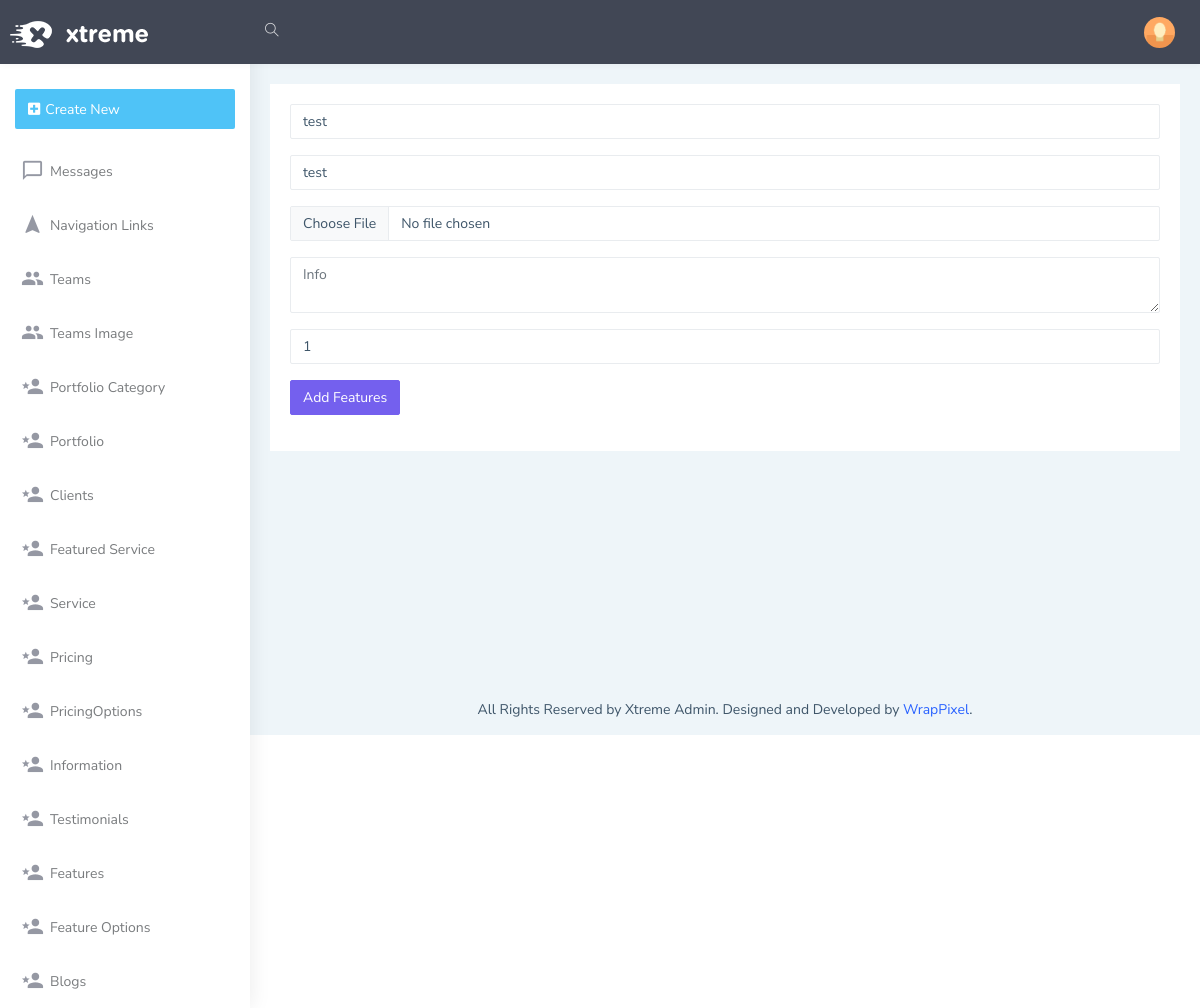
Screenshot of /admin/features/edit/1 with the database file from the repository.
### models.py (models this page shows)
class Features(db.Model):
    Id=db.Column(db.Integer,primary_key=True,autoincrement=True)
    name=db.Column(db.String(50))
    icon=db.Column(db.String(50))
    info=db.Column(db.String(250))
    image=db.Column(db.String(50))
    order=db.Column(db.Integer)
    options=db.relationship('FeatureOptions', backref='feature_options', lazy=True)

### admin/routes.py (the view, shortened to what this page needs)
@admin_bp.route('/features/edit/<id>', methods=['GET','POST'])
def features_edit(id):
    featuresform=FeaturesForm()
    feature=Features.query.get(id)
    return render_template('admin/features/featuresedit.html',featuresform=featuresform,feature=feature)

### admin/forms.py
class FeaturesForm(FlaskForm):
    name=StringField('name')
    icon=StringField('icon')
    image=FileField('image')
    info=TextAreaField('info')
    order=IntegerField('order')
    submit=SubmitField('Add Features')

### admin/templates/admin/features/featuresedit.html
{% extends 'admin/layout.html' %}
{% block body %}
<form action="/admin/features/edit/{{feature.Id}}" method="POST" enctype="multipart/form-data">
    <div class="mb-3">
      {{featuresform.name(class="form-control", id="exampleFormControlInput1", placeholder="Name", value=feature.name)}}
    </div>
    <div class="mb-3">
      {{featuresform.icon(class="form-control my-3", id="exampleFormControlInput1", placeholder="Icon", value=feature.icon)}}
    </div>
    <div class="mb-3">
      {{featuresform.image(class="form-control my-3", id="exampleFormControlInput1", placeholder="Image")}}
    </div>
    <div class="mb-3">
      {{featuresform.info(class="form-control", id="exampleFormControlInput1", placeholder="Info", value=feature.info)}}
    </div>
    <div class="mb-3">
      {{featuresform.order(class="form-control", id="exampleFormControlInput1", placeholder="Info", value=feature.order)}}
    </div>
    <div class="mb-3">
      {{featuresform.submit(class="btn btn-primary", id="exampleFormControlInput1", placeholder="Update Portfolio")}}
    </div>
{% endblock %}}

### rows the page displays
Features: name "test", icon "test", order "1"
